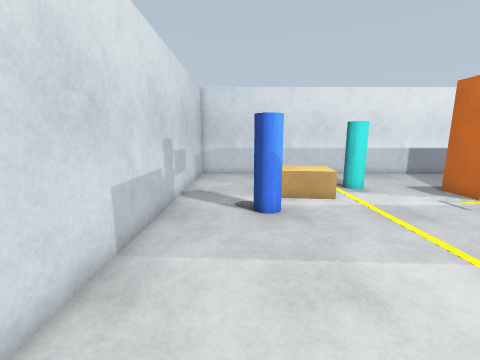
View 1 (above)

23 first-person views from a walk through a robot-simulator world made for Gazebo. The camera is 1.3 m above the floor, tilts 10° down and sees 90° across. The floor is counted in squares, 0.5 m on a side. Each view is taken from the middle of a square. On the plan, view 1 faces up. The plan holds only what a view shows up to about 17 squares ahead; the rest is blank.

View 2
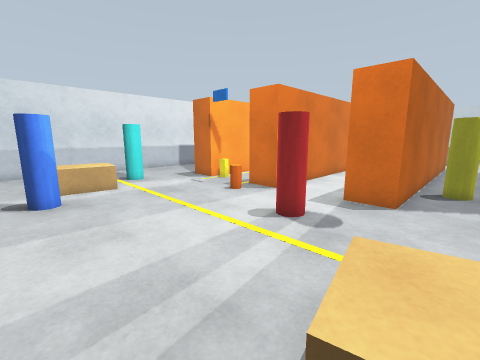

View 3
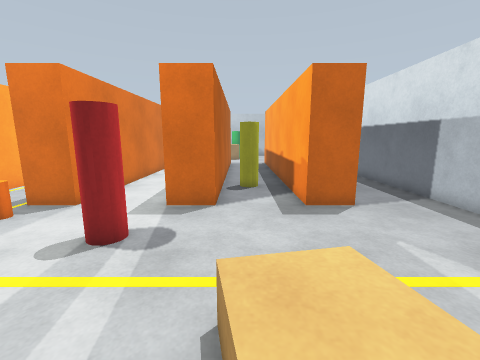

View 4
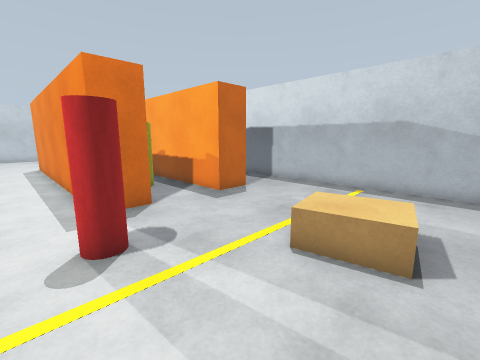

View 5
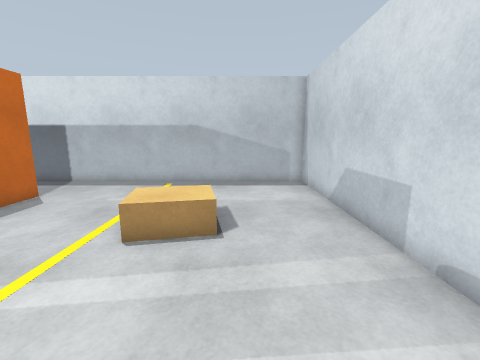

View 6
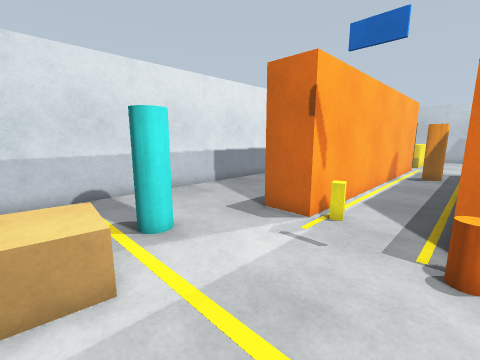

View 7
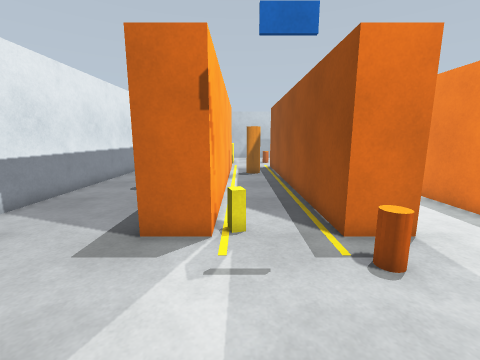

View 8
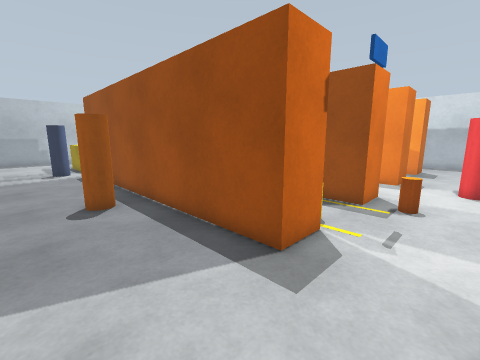

View 9
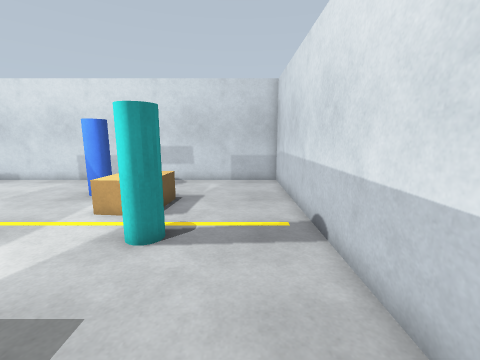

View 10
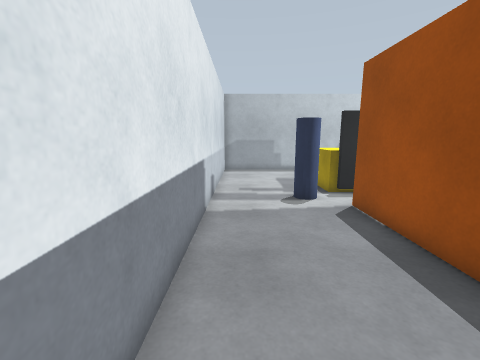

View 11
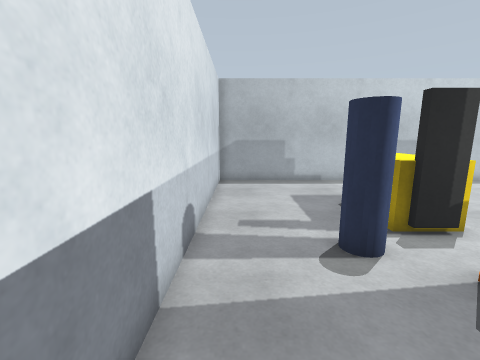

View 12
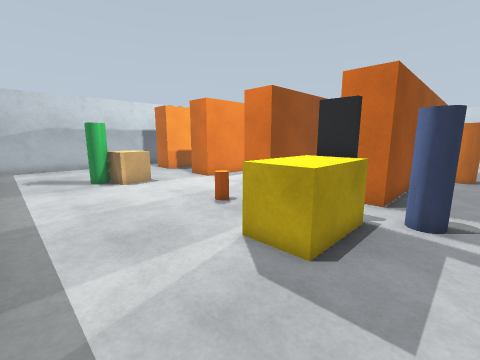

View 13
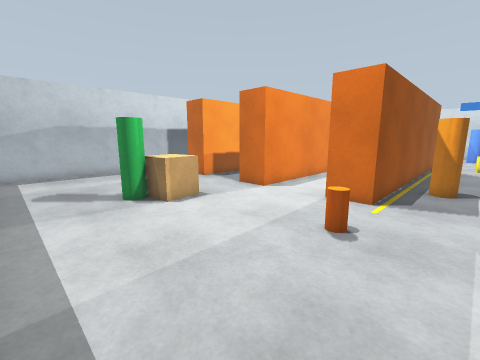

View 14
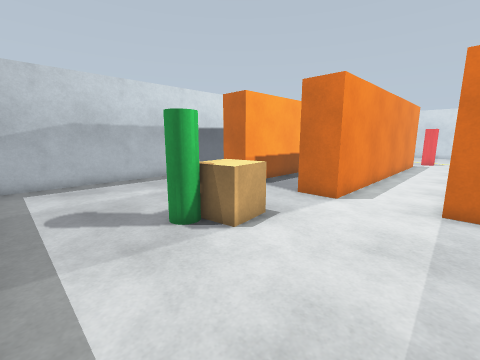

View 15
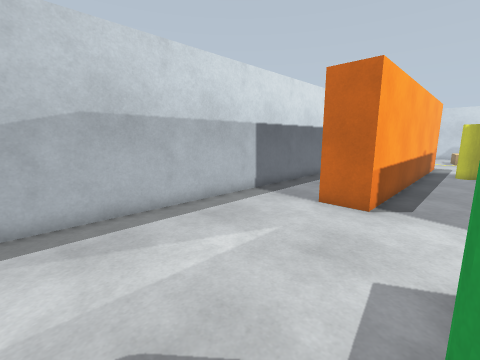

View 16
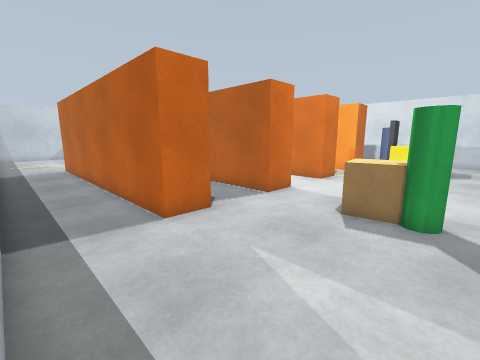

View 17
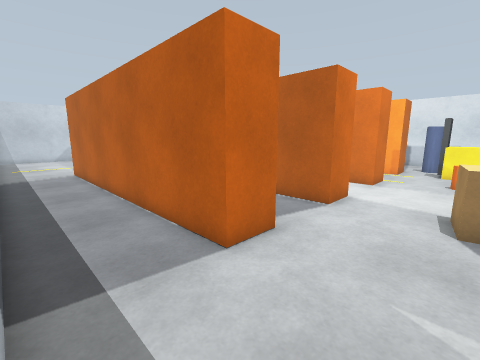

View 18
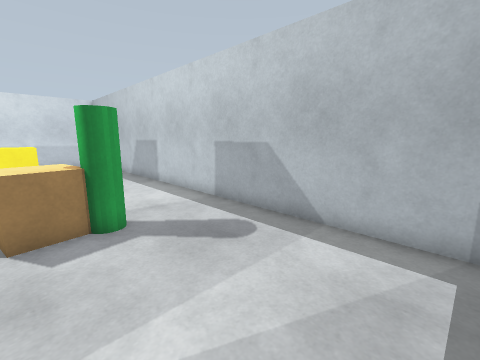

View 19
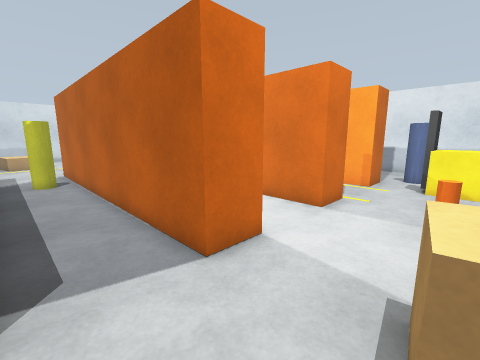

View 20
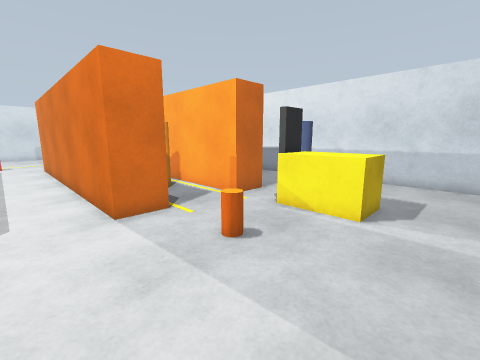

View 21
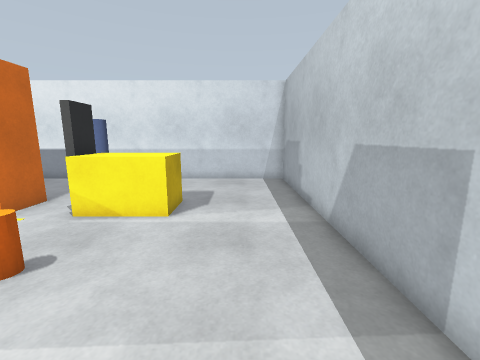

View 22
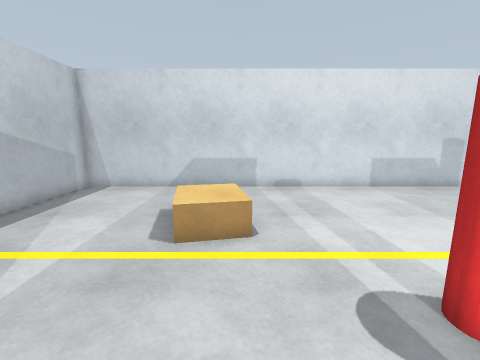

View 23
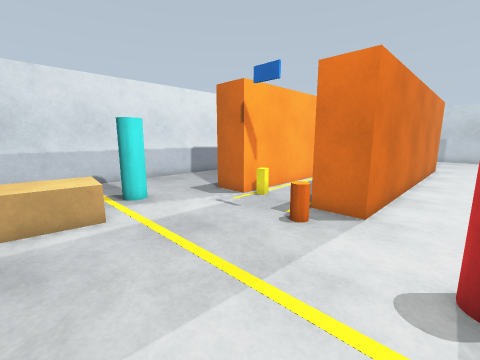

### Floor plan
Key: @ floor where view 1 was taken; # wall or solid block; . floor; C cyan cylinder; P pallet; S shelf; B blue cylinder; I sign; R orange cylinder; E red cylinder; Y yellow cylinder; A cardboard box; G green cylinder; O other object.
Columns run from 3 left of view 1 to 37 right of it. Each row starts with its distance up from view 1.
 17 #########################################
 16 #.......................................#
 15 #.......................................#
 14 #...................R...................#
 13 #........C..........R.........BB........#
 12 #....PPP.C..............................#
 11 #....PPP.....SSSSSSSSSSSSSSSSS.OOOO.....#
 10 #....PPP.....SSSSSSSSSSSSSSSSS..OOO.....#
  9 #...B.........I.........................#
  8 #...B....................R..............#
  7 #.......................................#
  6 #...........RSSSSSSSSSSSSSSSSS..R.......#
  5 #............SSSSSSSSSSSSSSSSS..........#
  4 #.......................................#
  3 #.......................................#
  2 #.........E.............................#
  1 #.........E..SSSSSSSSSSSSSSSSS..........#
  0 #..@.........S               S...AA.....#
 -1 #............SSSSSSSSSSSSSSSSS...AAG....#
 -2 #....PPP.........Y...............AAG....#
 -3 #....PPP.........Y......................#
 -4 #....PP.................................#
 -5 #............SSSSSSSSSSSSSSSSS..........#
 -6 #............SSSSSSSSSSSSSSSSS..........#
 -7 #.......................................#
 -8 #.......................................#
 -9 #.......................................#
-10 #.......................................
-11 ########################################

Where each view was taken, in squares from view 1:
view 1: 0 up, 0 right, facing up
view 2: 3 down, 0 right, facing up-right
view 3: 2 down, 1 right, facing right
view 4: 3 up, 1 right, facing down-right
view 5: 4 up, 1 right, facing down
view 6: 6 up, 3 right, facing up-right
view 7: 9 up, 4 right, facing right
view 8: 16 up, 7 right, facing down-right
view 9: 15 up, 12 right, facing left
view 10: 16 up, 17 right, facing right
view 11: 16 up, 22 right, facing right
view 12: 14 up, 36 right, facing down-left
view 13: 9 up, 36 right, facing down-left
view 14: 5 up, 36 right, facing down-left
view 15: 2 down, 35 right, facing down-left
view 16: 10 down, 33 right, facing up-left
view 17: 10 down, 30 right, facing up-left
view 18: 9 down, 30 right, facing up-right
view 19: 4 down, 30 right, facing up-left
view 20: 2 up, 34 right, facing up-left
view 21: 2 up, 34 right, facing up
view 22: 2 down, 10 right, facing left
view 23: 2 up, 2 right, facing up-right
